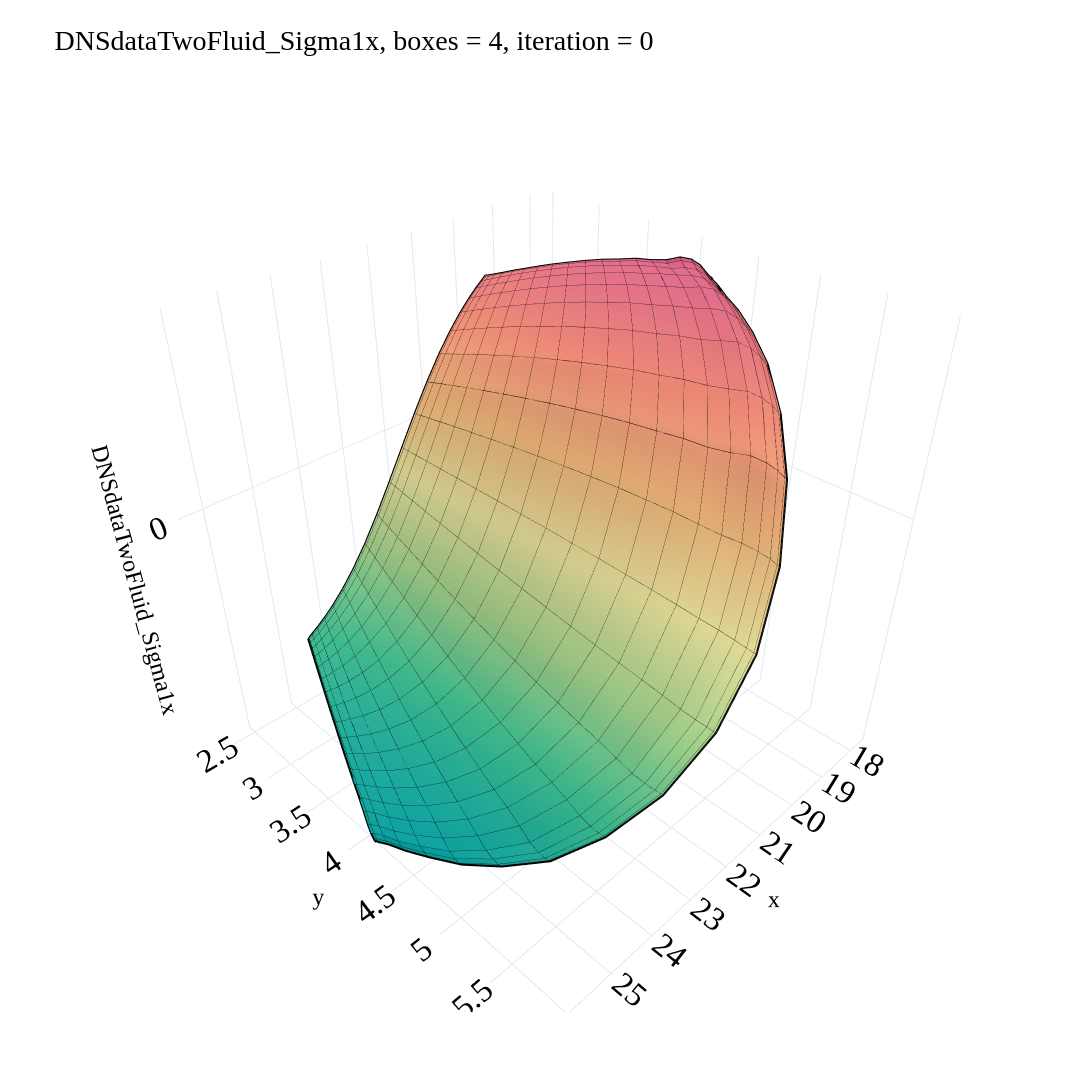
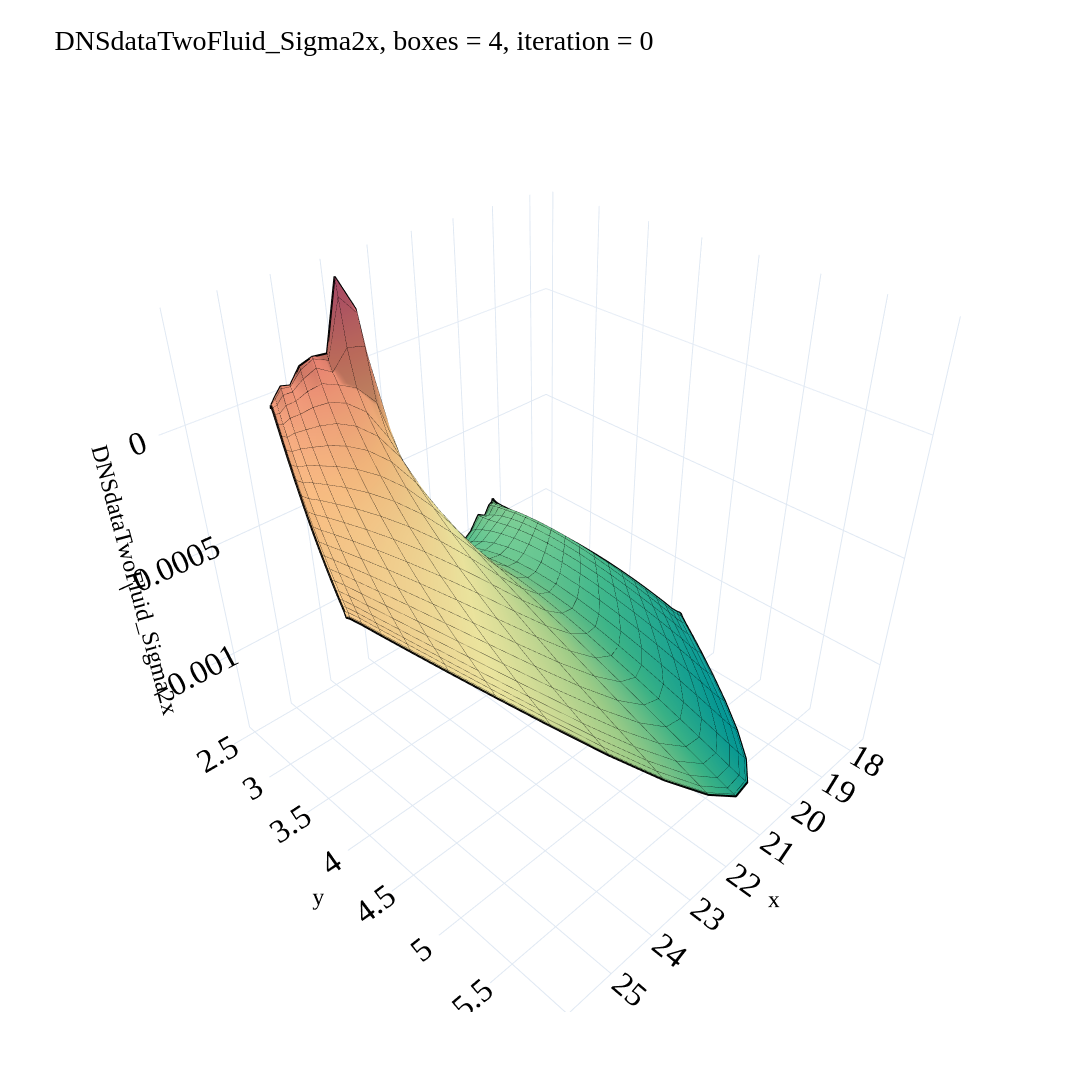

The notebook cell these images were saved under, in order:
### Markdown cell above
Plot box 4, for instance

### Code cell
if two_fluids_data:
  plot_2D_surface_from_files(top_path, 'DNSdataTwoFluid_Sigma1x', ['4'],)
  plot_2D_surface_from_files(top_path, 'DNSdataTwoFluid_Sigma2x', ['4'],)
else:
    plot_2D_surface_from_files(top_path, 'DNSdata_Sigmax', ['4'],)
